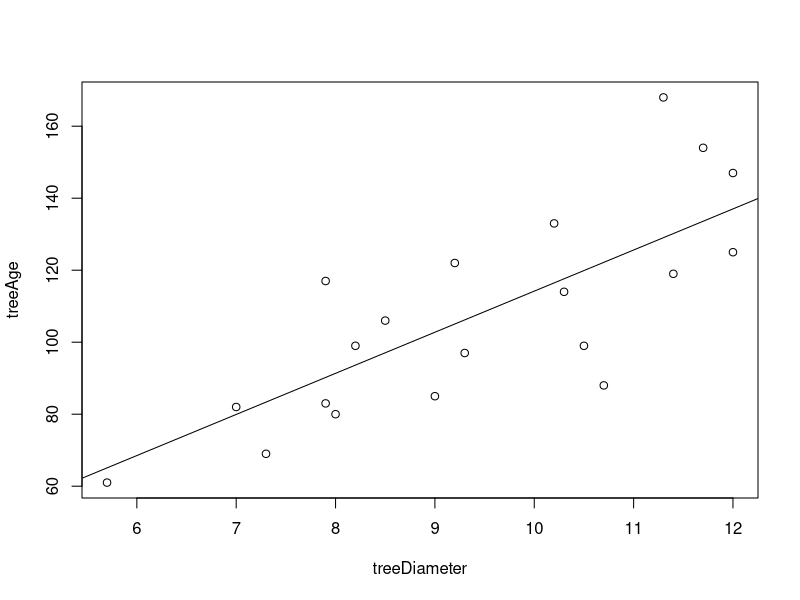

The R source for this figure:
# Matthew Mulenga
# Variables
N <- 1132
n <- 20
yBarU <- 10.3

treeDiameter <- c(12.0, 11.4, 7.9, 9.0, 10.5, 7.9, 7.3, 10.2, 11.7, 11.3,
                  5.7, 8.0, 10.3, 12.0, 9.2, 8.5, 7.0, 10.7, 9.3, 8.2)

treeAge <- c(125, 119, 83, 85, 99, 117, 69, 133, 154, 168,
             61, 80, 114, 147, 122, 106, 82, 88, 97, 99)

x <- treeDiameter
y <- treeAge

# Part A
plot(treeAge ~ treeDiameter)

# Part B
xBar <- mean(x)
yBar <- mean(y)

bHat <- yBar / xBar

yBar
xBar

d <- y - (bHat * x)
dVariance <- sum(d^2) / (n - 1) 
stdBHat <- sqrt ((1 - n/N) * dVariance / n) / xBar
mem <- qt(0.975, df = n - 1) * stdBHat

output <- c(bHat, stdBHat, bHat - mem, bHat + mem)
names(output) <- c("Est.", "S.E.", "ci.low", "ci.upp")
output

abline (a = 0, b = output)

# Part C
xBarU <- x / N

lmfit <- lm (y ~ x)

bHat <- lmfit$coefficients
eFit <- lmfit$residuals

cbind (x, y, eFit)

SSe <- sum(eFit^2) / (n - 2) 

yHatReg <- bHat[1] + bHat[2] * xBarU
seYHatReg <- sqrt((1-n/N) * SSe / n)

mem <- qt(0.975, df = n - 2) * seYHatReg

output <- c(yHatReg, seYHatReg, yHatReg - mem, yHatReg + mem)
names (output) <- c("Est.", "S.E.", "ci.low", "ci.upp" )

output
output * N
